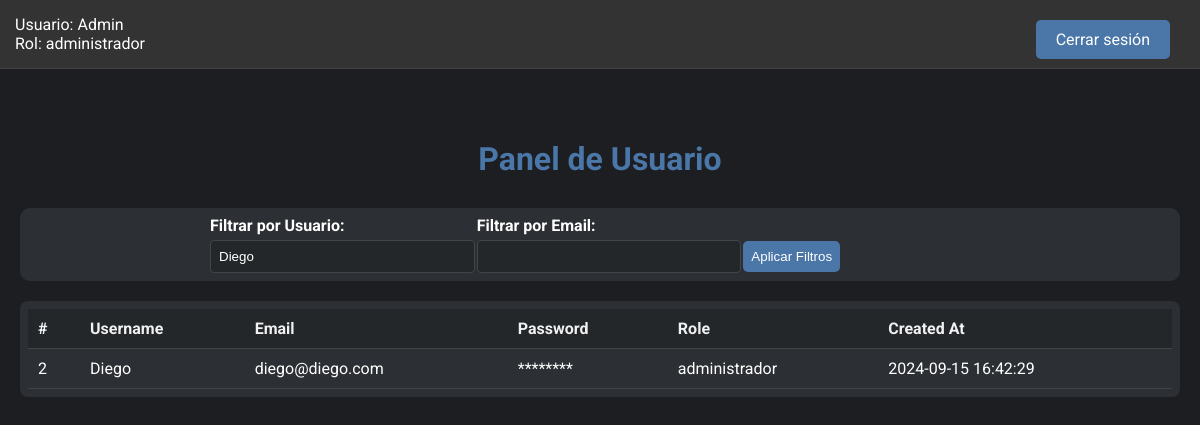
Screenshot of /dashboard.php?username=Diego (signed in) with the database file from the repository.
### tables this page shows
CREATE TABLE `users` (
  `id` int(11) NOT NULL,
  `username` varchar(50) NOT NULL,
  `email` varchar(100) NOT NULL,
  `password` varchar(255) NOT NULL,
  `role` enum('usuario','administrador') DEFAULT 'usuario',
  `created_at` timestamp NOT NULL DEFAULT current_timestamp(),
  `is_active` tinyint(1) DEFAULT 1,
  `failed_attempts` int(11) DEFAULT 0,
  `last_attempt` timestamp NULL DEFAULT NULL,
  `security_question_1` varchar(255) DEFAULT NULL,
  `security_question_2` varchar(255) DEFAULT NULL,
  `security_question_3` varchar(255) DEFAULT NULL
);

### dashboard.php (the view, shortened to what this page needs)
<?php
include 'db.php';
$isAdmin = $_SESSION['role'] === 'administrador';
$isUser = $_SESSION['role'] === 'usuario';
$username_filter = isset($_GET['username']) ? $_GET['username'] : '';
$email_filter = isset($_GET['email']) ? $_GET['email'] : '';
$sql = "SELECT id, username, email, password, role, created_at FROM users WHERE 1=1";
$params = [];
if (!empty($username_filter)) {
    $sql .= " AND username LIKE :username";
    $params[':username'] = '%' . $username_filter . '%';
}
try {
    $stmt = $pdo->prepare($sql);
    $stmt->execute($params);
    $users = $stmt->fetchAll(PDO::FETCH_ASSOC);
} catch (PDOException $e) {
    echo 'Error: ' . $e->getMessage();
}
?>
<!DOCTYPE html>
<html lang="es">
<head>
    <link rel="stylesheet" href="css/dashboard.css">
</head>
<body>
    <div class="header">
        <div class="user-info">
            Usuario: <?php echo htmlspecialchars($_SESSION['username']); ?><br>
            Rol: <?php echo htmlspecialchars($_SESSION['role']); ?>
        </div>
        <div class="buttons">
            <a href="logout.php">Cerrar sesión</a>
        </div>
    </div>
    <div class="content">
        <h1>Panel de Usuario</h1>
        <div class="container">
            <div class="filter-container">
                <form method="GET" action="dashboard.php">
                    <div>
                        <label for="username">Filtrar por Usuario:</label>
                        <input type="text" name="username" id="username"
                            value="<?php echo htmlspecialchars($username_filter); ?>">
                    </div>
                    <div>
                        <label for="email">Filtrar por Email:</label>
                        <input type="text" name="email" id="email"
                            value="<?php echo htmlspecialchars($email_filter); ?>">
                    </div>
                    <div>
                        <input type="submit" value="Aplicar Filtros">
                    </div>
                </form>
            </div>
            <div class="table-container">
                <table>
                    <thead>
                        <tr>
                            <?php if ($isAdmin): ?>
                                <th>#</th>
                                <th>Username</th>
                                <th>Email</th>
                                <th>Password</th>
                                <th>Role</th>
                                <th>Created At</th>
                            <?php elseif ($isUser): ?>
                                <th>#</th>
                                <th>Email</th>
                                <th>Password</th>
                            <?php endif; ?>
                        </tr>
                    </thead>
                    <tbody>
                        <?php
                        foreach ($users as $row) {
                            echo '<tr>';
                            echo '<td>' . htmlspecialchars($row['id']) . '</td>';
                            if ($isAdmin) {
                                echo '<td>' . htmlspecialchars($row['username']) . '</td>';
                            }
                            echo '<td>' . htmlspecialchars($row['email']) . '</td>';
                            echo '<td>********</td>';
                            if ($isAdmin) {
                                echo '<td>' . htmlspecialchars($row['role']) . '</td>';
                                echo '<td>' . htmlspecialchars($row['created_at']) . '</td>';
                            }
                            echo '</tr>';
                        }
                        ?>
                    </tbody>
                </table>
            </div>
        </div>
    </div>
</body>
</html>

### css/dashboard.css (style rules this page uses)
.header { width: 100%; background-color: #333; color: white; padding: 15px; display: flex; justify-content: space-between; align-items: center; box-sizing: border-box; border-bottom: 1px solid #444; position: fixed; z-index: 10; top: 0; left: 0; }
body { font-family: 'Roboto', sans-serif; background-color: #1c1e22; color: white; margin: 0; padding: 20px; }
h1 { text-align: center; color: #4a76a8; margin-top: 120px; }
.buttons { position: absolute; top: 20px; right: 20px; }
.buttons a { display: inline-block; margin: 0 10px; padding: 10px 20px; background-color: #4a76a8; color: white; text-decoration: none; border-radius: 5px; }
.container { max-width: 100%; margin: 0 auto; }
.content { margin-top: 20px; }
.table-container { margin-top: 20px; background-color: #2c2f33; border-radius: 8px; padding: 8px; }
table { width: 100%; border-collapse: collapse; padding: 20px; }
th, td { padding: 10px; text-align: left; border-bottom: 1px solid #444; }
th { background-color: #23272a; color: #f1f1f1; }
.filter-container { display: flex; justify-content: center; background-color: #2c2f33; padding: 8px; border-radius: 10px; margin-top: 30px; }
.filter-container form { display: flex; justify-content: center; flex-wrap: wrap; max-width: 800px; width: 100%; }
.filter-container div { flex: 1; margin: 0 10px; min-width: 100px; }
.filter-container label { display: block; margin-bottom: 5px; font-weight: bold; }
.filter-container input[type="text"] { width: 100%; padding: 8px; border-radius: 4px; border: 1px solid #444; background-color: #23272a; color: white; }
.filter-container input[type="submit"] { margin-top: 25px; padding: 8px; background-color: #4a76a8; color: white; border: none; border-radius: 5px; cursor: pointer; }

### rows the page displays
users: id "2", username "Diego", email "diego@diego.com", role "administrador", created_at "2024-09-15 16:42:29"

### other values shown
$_SESSION['username'] "Admin"
$_SESSION['role'] "administrador"
